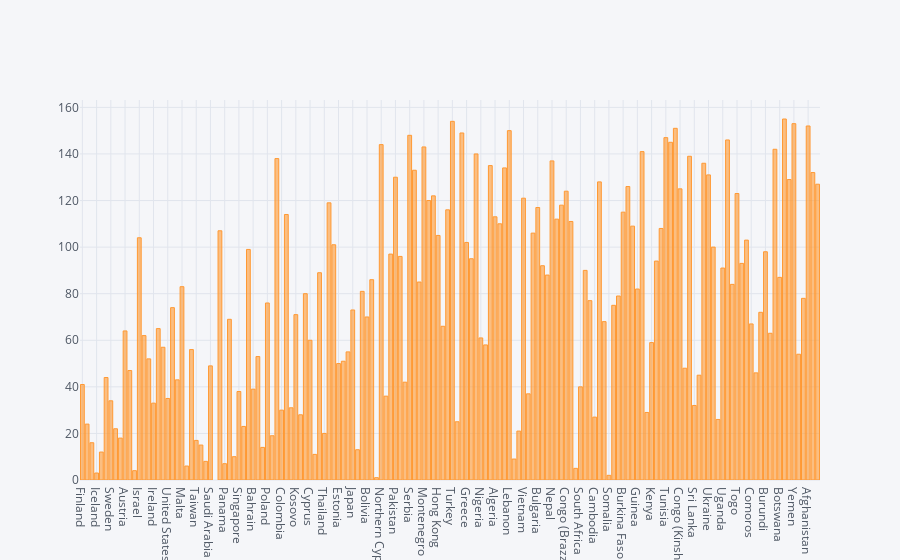

Notebook code cell kept with this figure:
### Code cell
df.iplot(kind='bar',x='Country (region)',y='Positive affect')

### Figure 1 — Plotly figure (JSON) as saved in the notebook; plotly's stock layout.template omitted (floating-point values rounded to 4 significant figures; data arrays with more than 128 entries replaced by an {"elided": "..."} marker saying what was removed)
{"data": [{"marker": {"color": "rgba(255, 153, 51, 0.6)", "line": {"color": "rgba(255, 153, 51, 1.0)", "width": 1}}, "name": "Positive affect", "orientation": "v", "text": "", "type": "bar", "uid": "0d891c8d-cb20-4d1a-8362-a83af266f710", "x": {"elided": "156 str values"}, "y": {"elided": "156 mixed values"}}], "layout": {"legend": {"bgcolor": "#F5F6F9", "font": {"color": "#4D5663"}}, "paper_bgcolor": "#F5F6F9", "plot_bgcolor": "#F5F6F9", "title": {"font": {"color": "#4D5663"}}, "xaxis": {"gridcolor": "#E1E5ED", "showgrid": true, "tickfont": {"color": "#4D5663"}, "title": {"font": {"color": "#4D5663"}, "text": ""}, "zerolinecolor": "#E1E5ED"}, "yaxis": {"gridcolor": "#E1E5ED", "showgrid": true, "tickfont": {"color": "#4D5663"}, "title": {"font": {"color": "#4D5663"}, "text": ""}, "zerolinecolor": "#E1E5ED"}}}
